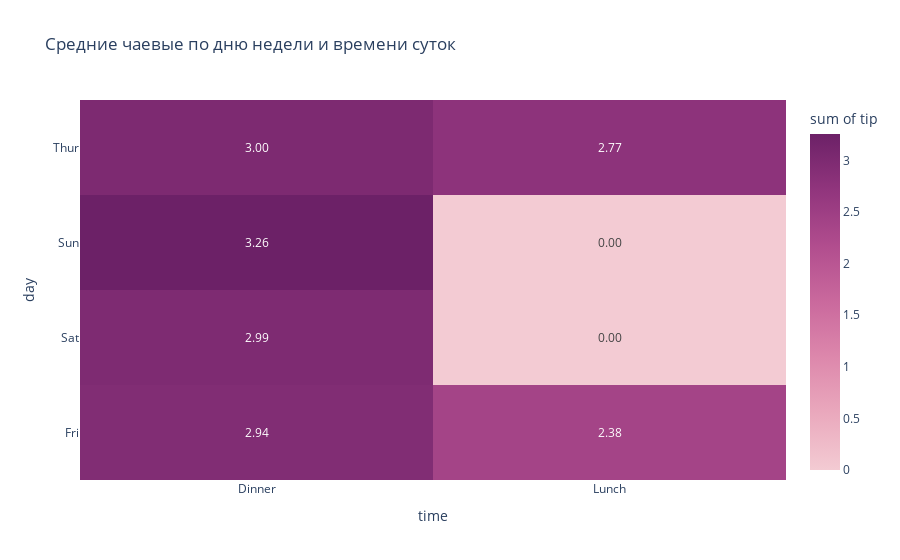

The code cell stored with this chart in its notebook:
### Code cell
px.density_heatmap(
    dfheat,
    x='time',
    y='day',
    z='tip',
    color_continuous_scale='magenta',
    text_auto='.2f',
    title='Средние чаевые по дню недели и времени суток'
)

### Figure 1 — Plotly figure (JSON) as saved in the notebook; plotly's stock layout.template omitted (floating-point values rounded to 4 significant figures)
{"data": [{"coloraxis": "coloraxis", "histfunc": "sum", "hovertemplate": "time=%{x}<br>day=%{y}<br>sum of tip=%{z}<extra></extra>", "name": "", "texttemplate": "%{z:.2f}", "type": "histogram2d", "x": ["Dinner", "Lunch", "Dinner", "Dinner", "Dinner", "Lunch"], "xaxis": "x", "xbingroup": "x", "y": ["Fri", "Fri", "Sat", "Sun", "Thur", "Thur"], "yaxis": "y", "ybingroup": "y", "z": [2.94, 2.383, 2.993, 3.255, 3.0, 2.768]}], "layout": {"coloraxis": {"colorbar": {"title": {"text": "sum of tip"}}, "colorscale": [[0, "rgb(243, 203, 211)"], [0.1667, "rgb(234, 169, 189)"], [0.3333, "rgb(221, 136, 172)"], [0.5, "rgb(202, 105, 157)"], [0.6667, "rgb(177, 77, 142)"], [0.8333, "rgb(145, 53, 125)"], [1, "rgb(108, 33, 103)"]]}, "legend": {"tracegroupgap": 0}, "title": {"text": "Средние чаевые по дню недели и времени суток"}, "xaxis": {"anchor": "y", "domain": [0, 1], "title": {"text": "time"}}, "yaxis": {"anchor": "x", "domain": [0, 1], "title": {"text": "day"}}}}
